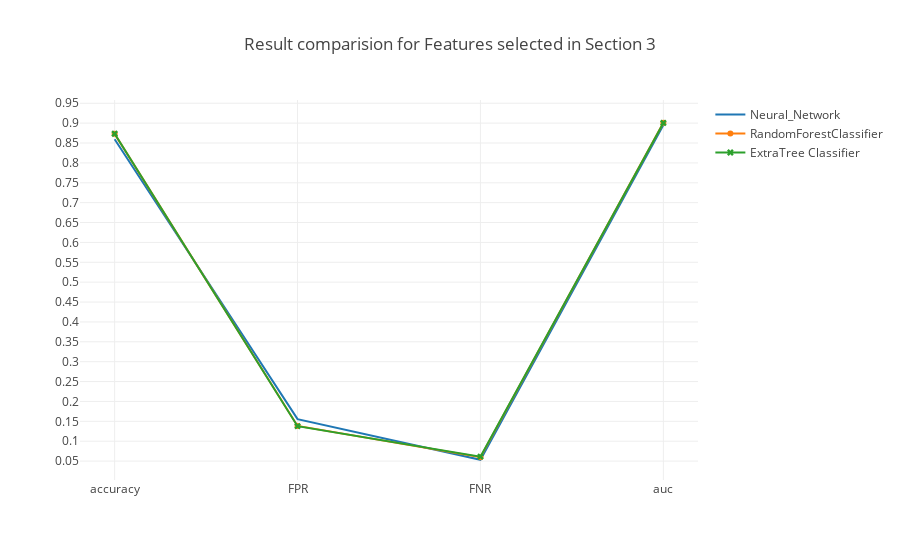

Write notebook code for a chart like this one.
### Code cell
trace0 = go.Scatter(x=table_80_80_test.iloc[0].index.values[[0,5,6,7]],
                    y=table_80_80_test.iloc[0].values[[0,5,6,7]],
                    mode = 'lines',
                    name = 'Neural_Network')

trace1 = go.Scatter(x=table_80_80_test.iloc[1].index.values[[0,5,6,7]],
                    y=table_80_80_test.iloc[1].values[[0,5,6,7]],
                    mode = 'lines+markers',
                    name = 'RandomForestClassifier')

trace2 = go.Scatter(x=table_80_80_test.iloc[2].index.values[[0,5,6,7]],
                    y=table_80_80_test.iloc[2].values[[0,5,6,7]],
                    mode = 'lines+markers',marker=dict(symbol='x'),
                    name = 'ExtraTree Classifier')

data = [trace0, trace1, trace2]
layout = go.Layout(yaxis=dict(tick0=0,dtick=0.05),title='Result comparision for Features selected in Section 3')
fig = go.Figure(data=data, layout=layout)

iplot(fig, filename='Result')

### Figure 1 — Plotly figure (JSON) as saved in the notebook; plotly's stock layout.template omitted (floating-point values rounded to 4 significant figures)
{"data": [{"mode": "lines", "name": "Neural_Network", "type": "scatter", "uid": "252c285d-b643-4dec-8f2a-786660105149", "x": ["accuracy", "FPR", "FNR", "auc"], "y": [0.8593, 0.1555, 0.05326, 0.8956]}, {"mode": "lines+markers", "name": "RandomForestClassifier", "type": "scatter", "uid": "773945c0-c9d4-4ddc-96eb-7e86fe2fdc24", "x": ["accuracy", "FPR", "FNR", "auc"], "y": [0.8731, 0.1384, 0.05962, 0.901]}, {"marker": {"symbol": "x"}, "mode": "lines+markers", "name": "ExtraTree Classifier", "type": "scatter", "uid": "e87d124a-d8ef-4e42-a072-4bb2ce0bcfff", "x": ["accuracy", "FPR", "FNR", "auc"], "y": [0.8733, 0.1378, 0.06121, 0.9005]}], "layout": {"title": "Result comparision for Features selected in Section 3", "yaxis": {"dtick": 0.05, "tick0": 0}}}
